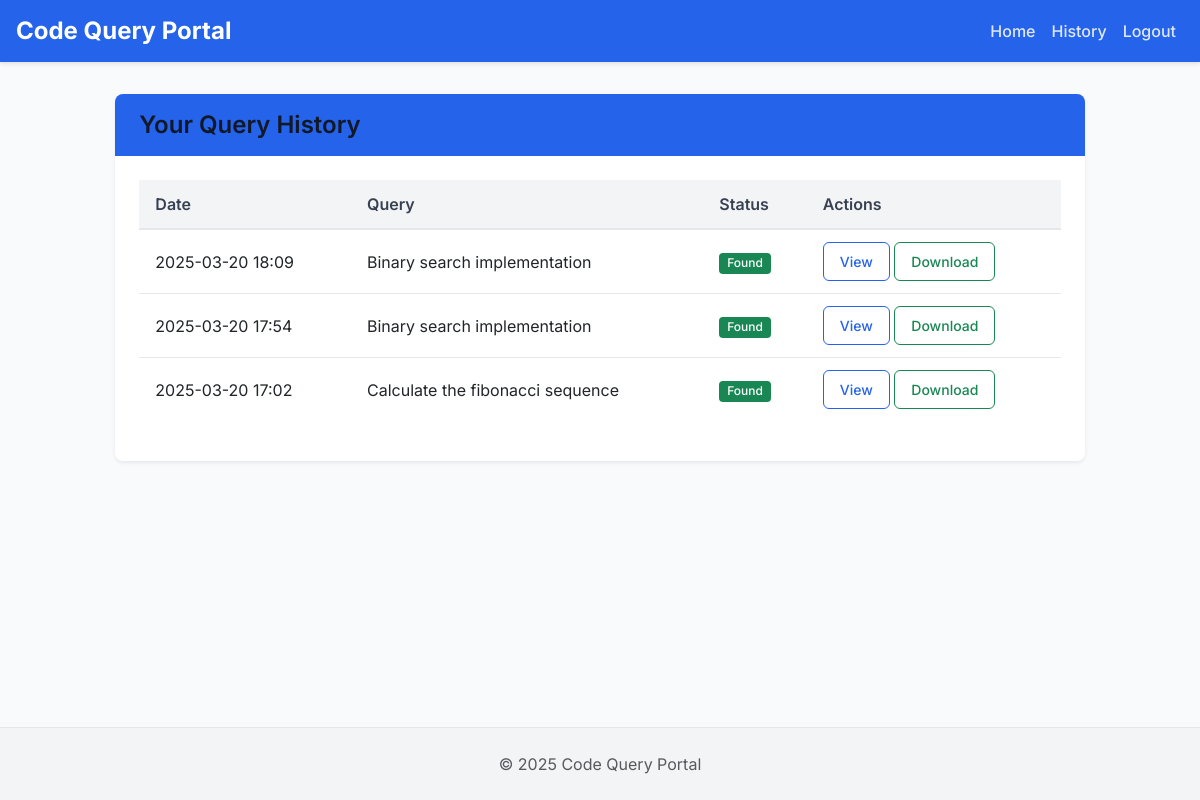
The app's page /history (signed in) with its own data.
### app.py (models this page shows)
class Query(db.Model):
    id = db.Column(db.Integer, primary_key=True)
    user_id = db.Column(db.Integer, db.ForeignKey('user.id'), nullable=False)
    query_text = db.Column(db.Text, nullable=False)
    response = db.Column(db.Text, nullable=True)
    matched = db.Column(db.Boolean, default=False)
    timestamp = db.Column(db.DateTime, default=datetime.utcnow)

### app.py (the view)
@app.route('/history')
@login_required
def history():
    user_id = session['user_id']
    queries = Query.query.filter_by(user_id=user_id).order_by(Query.timestamp.desc()).all()
    return render_template('history.html', queries=queries)

### app.py (called while the page is built)
def login_required(f):
    @wraps(f)
    def decorated_function(*args, **kwargs):
        if 'user_id' not in session:
            return redirect(url_for('login'))
        return f(*args, **kwargs)
    return decorated_function

@app.context_processor
def inject_now():
    return {'now': datetime.now()}

### templates/history.html (shortened to what this page needs)
{% extends 'base.html' %}
{% block content %}
<div class="row justify-content-center">
    <div class="col-lg-10">
        <div class="card shadow-sm">
            <div class="card-header">
                <h4 class="mb-0">Your Query History</h4>
            </div>
            <div class="card-body">
                {% if queries %}
                <div class="table-responsive">
                    <table class="table table-hover">
                        <thead>
                            <tr>
                                <th>Date</th>
                                <th>Query</th>
                                <th>Status</th>
                                <th>Actions</th>
                            </tr>
                        </thead>
                        <tbody>
                            {% for query in queries %}
                            <tr>
                                <td>{{ query.timestamp.strftime('%Y-%m-%d %H:%M') }}</td>
                                <td>{{ query.query_text }}</td>
                                <td>
                                    {% if query.matched %}
                                    <span class="badge bg-success">Found</span>
                                    {% else %}
                                    <span class="badge bg-secondary">No Match</span>
                                    {% endif %}
                                </td>
                                <td>
                                    <button class="btn btn-sm btn-outline-primary view-response" data-bs-toggle="modal" data-bs-target="#responseModal" data-query="{{ query.query_text }}" data-response="{{ query.response }}">View</button>
                                    {% if query.matched %}
                                    <a href="{{ url_for('download_solution', query_id=query.id) }}" class="btn btn-sm btn-outline-success">Download</a>
                                    {% endif %}
                                </td>
                            </tr>
                            {% endfor %}
                        </tbody>
                    </table>
                </div>
                {% else %}
                <div class="alert alert-info">
                    <p class="mb-0">You haven't made any queries yet. Go to the <a href="{{ url_for('index') }}" class="alert-link">home page</a> to start querying!</p>
                </div>
                {% endif %}
            </div>
        </div>
    </div>
</div>
{% endblock %}

### static/css/style.css (style rules this page uses)
:root { --primary: #2563eb; --primary-dark: #1d4ed8; --primary-light: #3b82f6; --secondary: #f97316; --secondary-dark: #ea580c; --gray-100: #f3f4f6; --gray-200: #e5e7eb; --gray-300: #d1d5db; --gray-400: #9ca3af; --gray-500: #6b7280; --gray-600: #4b5563; --gray-700: #374151; --gray-800: #1f2937; --gray-900: #111827; --success: #10b981; --danger: #ef4444; --warning: #f59e0b; --info: #3b82f6; }
body { font-family: 'Inter', -apple-system, BlinkMacSystemFont, 'Segoe UI', Roboto, Oxygen, Ubuntu, Cantarell, 'Open Sans', 'Helvetica Neue', sans-serif; background-color: #f9fafb; color: var(--gray-800); line-height: 1.5; min-height: 100vh; display: flex; flex-direction: column; }
h1, h2, h3, h4, h5, h6 { font-weight: 600; line-height: 1.25; margin-bottom: 0.5rem; color: var(--gray-900); }
.card { border: none; border-radius: 0.5rem; box-shadow: 0 4px 6px -1px rgba(0, 0, 0, 0.1), 0 2px 4px -1px rgba(0, 0, 0, 0.06); overflow: hidden; transition: transform 0.2s, box-shadow 0.2s; }
.card-header { background-color: var(--primary); color: rgb(243, 238, 238); font-weight: 600; padding: 1rem 1.5rem; border-bottom: none; }
.card-body { padding: 1.5rem; }
.btn { font-weight: 500; padding: 0.5rem 1rem; border-radius: 0.375rem; transition: all 0.2s; }
.btn-outline-primary { color: var(--primary); border-color: var(--primary); }
.table { border-collapse: separate; border-spacing: 0; width: 100%; }
.table th { background-color: var(--gray-100); color: var(--gray-700); font-weight: 600; text-align: left; padding: 0.75rem 1rem; border-bottom: 2px solid var(--gray-200); }
.table td { padding: 0.75rem 1rem; border-bottom: 1px solid var(--gray-200); vertical-align: middle; }
.table tr:last-child td { border-bottom: none; }
.badge { font-weight: 500; padding: 0.35em 0.65em; border-radius: 0.25rem; }

### records on screen
Query: timestamp "2025-03-20 18:09", query_text "Binary search implementation", matched "Found"
Query: timestamp "2025-03-20 17:54", query_text "Binary search implementation", matched "Found"
Query: timestamp "2025-03-20 17:02", query_text "Calculate the fibonacci sequence", matched "Found"
